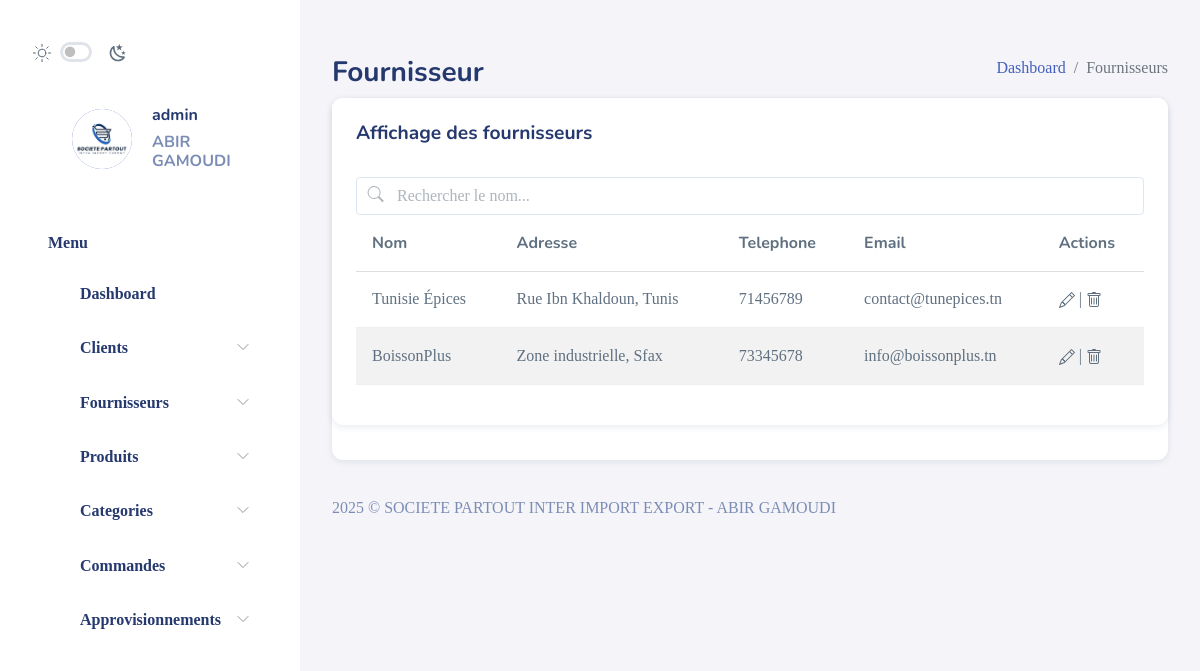
Screenshot of /Projet_Web_TP-main/Presentation/Fournisseur/afficherFournisseurs.php (signed in) with the database file from the repository.
### tables this page shows
CREATE TABLE `fournisseur` (
  `idFournisseur` int(11) NOT NULL,
  `nom` varchar(45) NOT NULL,
  `adresse` varchar(45) NOT NULL,
  `telephone` int(11) NOT NULL,
  `email` varchar(50) NOT NULL
);

### Projet_Web_TP-main/DAO/DAO.php (called while the page is built, shortened)
<?php
    class DAO{
        function getPDO(){
            return new PDO("mysql:host=localhost:3306;dbname=projet_gestion_stock", "root", "");
        }
        function afficherFournisseur(){
            $pdo = $this->getPDO();
            $stmt=$pdo->prepare("SELECT * FROM fournisseur");
            $stmt->execute();
            $forn=[];
            while($row = $stmt->fetch(PDO::FETCH_ASSOC)){
                extract($row);
                $cli=new Fournisseur($nom,$adresse,$telephone,$email);
                $cli->setId($idFournisseur);
                $forn[]=$cli;
            }
            return $forn;
        }
}
?>

### Projet_Web_TP-main/Metier/fournisseur.php (called while the page is built, shortened)
<?php
include_once "../../DAO/DAO.php";
require_once "personne.php";
class Fournisseur extends Personne{
    static function afficher(){
        $dao = new DAO();
        return $dao->afficherFournisseur();
    }
    function setId($idd){
        $this->id = $idd;
    }
}
?>

### Projet_Web_TP-main/Metier/personne.php (called while the page is built, shortened)
<?php
include_once __DIR__ . '/../DAO/DAO.php';
class Personne{
    protected $id;
    protected $nom;
    protected $adresse;
    protected $telephone;
    protected $email;
    public function __construct($n,$a,$t,$e){
        $this->nom = $n;
        $this->adresse = $a;
        $this->telephone = $t;
        $this->email = $e;
    }
    public function get($c){
        switch($c){
            case "i" : return $this->id; break;
            case "n" : return $this->nom; break;
            case "a" : return $this->adresse; break;
            case "t" : return $this->telephone; break;
            case "e" : return $this->email; break;
        }
    }
}
?>

### Projet_Web_TP-main/Presentation/Fournisseur/afficherFournisseurs.php (the view, shortened to what this page needs)
<?php $title = "Fournisseurs" ;include "../templates/header.php" ?>
<div id="main">
    <br>
    <div class="page-heading">
        <div class="page-title">
            <div class="row">
                <div class="col-12 col-md-6 order-md-1 order-last">
                    <h3>Fournisseur</h3>
                </div>
                <div class="col-12 col-md-6 order-md-2 order-first">
                    <nav aria-label="breadcrumb" class="breadcrumb-header float-start float-lg-end">
                        <ol class="breadcrumb">
                            <li class="breadcrumb-item"><a href="../dashboard.php">Dashboard</a></li>
                            <li class="breadcrumb-item active" aria-current="page">Fournisseurs</li>
                        </ol>
                    </nav>
                </div>
            </div>
        </div>
        <section class="section">
            <div class="card">
                <div class="card">
                    <div class="card-header">
                        <h4 class="card-title">Affichage des fournisseurs</h4>
                    </div>
                    <div class="card-content">
                        <div class="card-body">
                            <div class="email-fixed-search flex-grow-1">
                                <div class="form-group position-relative mb-0 has-icon-left">
                                    <input type="text" class="form-control" placeholder="Rechercher le nom..."
                                        id="search" onkeyup="FilterkeyWord()">
                                    <div class="form-control-icon">
                                        <svg class="bi" width="1.5em" height="1.5em" fill="currentColor">
                                            <use xlink:href="../../assets/images/bootstrap-icons.svg#search"></use>
                                        </svg>
                                    </div>
                                </div>
                            </div>
                            <div class="table-responsive">
                                <table class="table table-md table-striped" id="table">
                                    <thead>
                                        <tr>
                                            <th>Nom</th>
                                            <th>Adresse</th>
                                            <th>Telephone</th>
                                            <th>Email</th>
                                            <th>Actions</th>
                                        </tr>
                                    </thead>
                                    <tbody>
                                        <?php
                                    $tab = Fournisseur::afficher();
                                        echo "<tr>";
                                            foreach($tab as $t) { ?>
                                        <tr>
                                            <td><?=$t->get("n")?></td>
                                            <td><?=$t->get("a")?></td>
                                            <td><?=$t->get("t")?></td>
                                            <td><?=$t->get("e")?></td>
                                            <td>
                                                <span>
                                                    <a data-bs-toggle="modal"
                                                        data-bs-target="#update<?=$t->get("i")?>">
                                                        <svg class=" bi" width="1em" height="1em"
                                                            fill="currentColor">
                                                            <use
                                                                xlink:href="../../assets/images/bootstrap-icons.svg#pencil">
                                                            </use>
                                                        </svg>
                                                    </a>&#124;
                                                    <a data-bs-toggle="modal"
                                                        data-bs-target="#supprimer<?=$t->get("i")?>">
                                                        <svg class="bi" width="1em" height="1em"
                                                            fill="currentColor">
                                                            <use
                                                                xlink:href="../../assets/images/bootstrap-icons.svg#trash">
                                                            </use>
                                                        </svg>
                                                    </a>
                                                </span>
                                            </td>
                                        </tr>
                                        <?php }
                                        echo"</tr>";
                                        ?>
                                    </tbody>
                                </table>
                            </div>
                        </div>
                    </div>
                </div>
            </div>
        </section>
    </div>
    <?php include "../templates/footer.php" ?>

### rows the page displays
fournisseur: nom "Tunisie Épices", adresse "Rue Ibn Khaldoun, Tunis", telephone "71456789", email "contact@tunepices.tn"
fournisseur: nom "BoissonPlus", adresse "Zone industrielle, Sfax", telephone "73345678", email "info@boissonplus.tn"
